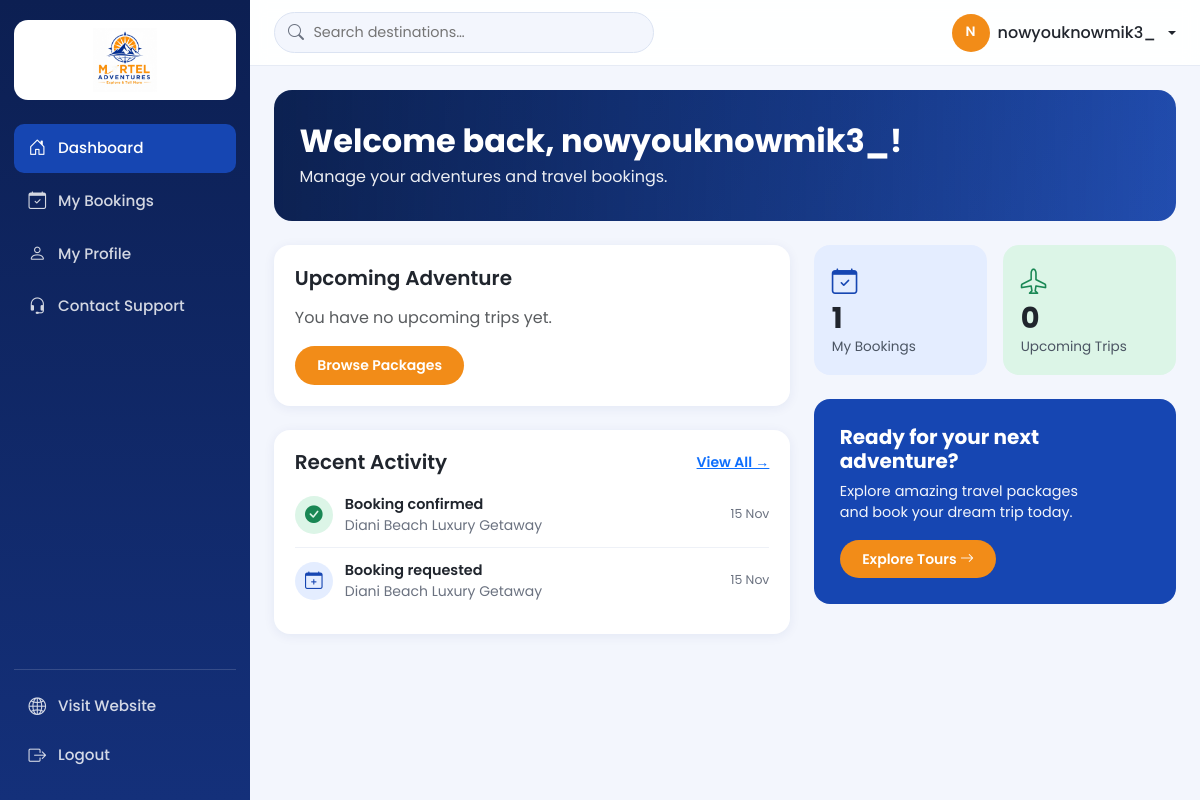
The page /accounts/dashboard/ (signed in) on the database its author committed.
### apps/tours/models.py (models this page shows, shortened)
class Package(models.Model):
    title = models.CharField(max_length=150)
    slug = models.SlugField(unique=True)
    destination = models.ForeignKey(Destination, on_delete=models.CASCADE, related_name='packages')
    service = models.ForeignKey(Service, on_delete=models.SET_NULL, null=True, blank=True)
    description = models.TextField()
    duration_days = models.PositiveIntegerField(default=1)
    price = models.DecimalField(max_digits=10, decimal_places=2, help_text='Price per person (KES)')
    slots_available = models.PositiveIntegerField(default=0)
    is_available = models.BooleanField(default=True)
    is_featured = models.BooleanField(default=False)
    cover_image = models.ImageField(upload_to='packages/')

### apps/bookings/models.py (models this page shows, shortened)
class Booking(models.Model):
    STATUS_CHOICES = [
        ('pending', 'Pending'),
        ('confirmed', 'Confirmed'),
        ('cancelled', 'Cancelled'),
        ('completed', 'Completed'),
    ]
    reference = models.CharField(max_length=12, unique=True, editable=False, blank=True)
    user = models.ForeignKey(settings.AUTH_USER_MODEL, null=True, blank=True,
                             on_delete=models.SET_NULL, related_name='bookings')
    package = models.ForeignKey('tours.Package', null=True, blank=True,
                                on_delete=models.SET_NULL, related_name='bookings')
    service = models.ForeignKey('tours.Service', null=True, blank=True, on_delete=models.SET_NULL)
    full_name = models.CharField(max_length=100)
    phone = models.CharField(max_length=30)
    email = models.EmailField(blank=True)
    travel_date = models.DateField()
    travelers = models.PositiveIntegerField(default=1)
    special_requests = models.TextField(blank=True)
    total_price = models.DecimalField(max_digits=12, decimal_places=2, null=True, blank=True,
                                      help_text='Estimated total (KES). You can adjust it after agreeing a final price.')
    status = models.CharField(max_length=10, choices=STATUS_CHOICES, default='pending')
    confirmed_at = models.DateTimeField(null=True, blank=True, editable=False)
    created_at = models.DateTimeField(auto_now_add=True)
    updated_at = models.DateTimeField(auto_now=True)
    class Meta:
        ordering = ['-created_at']
    @property
    def display_title(self):
        if self.package:
            return self.package.title
        if self.service:
            return self.service.name
        return 'Custom booking'

### apps/accounts/views.py (the view)
# urls.py: path('dashboard/', views.dashboard, name='dashboard'),
@login_required
def dashboard(request):
    today = timezone.localdate()
    bookings = request.user.bookings.select_related('package__destination', 'service')
    upcoming = bookings.filter(travel_date__gte=today, status__in=['pending', 'confirmed']).order_by('travel_date')
    activity = []
    for b in bookings[:10]:
        url = reverse('accounts:booking_detail', args=[b.reference])
        activity.append({'icon': 'bi-calendar-plus', 'tone': 'blue', 'title': 'Booking requested',
                         'detail': b.display_title, 'when': b.created_at, 'url': url})
        if b.status == 'confirmed':
            activity.append({'icon': 'bi-check-circle-fill', 'tone': 'green', 'title': 'Booking confirmed',
                             'detail': b.display_title, 'when': b.confirmed_at or b.updated_at, 'url': url})
    payments = (Payment.objects.filter(booking__user=request.user, status='completed')
                .select_related('booking__package', 'booking__service')[:5])
    for p in payments:
        activity.append({'icon': 'bi-cash-coin', 'tone': 'orange',
                         'title': f'Payment received · KES {p.amount:,.0f}',
                         'detail': p.booking.display_title, 'when': p.paid_at,
                         'url': reverse('accounts:booking_detail', args=[p.booking.reference])})
    activity.sort(key=lambda a: a['when'], reverse=True)
    return render(request, 'accounts/dashboard.html', {
        'next_booking': upcoming.first(),
        'total': bookings.count(),
        'upcoming_count': upcoming.count(),
        'activity': activity[:5],
    })

### apps/core/context_processors.py (called while the page is built)
def site_info(request):
    return {
        'SITE': {
            'name': 'MORTEL ADVENTURES',
            'tagline': 'explore & tell more',
            'about': 'Your gateway to thrilling travel experiences, breathtaking destinations and unforgettable memories.',
            'phone1': '0791818170',
            'phone2': '0711191480',
            'email': 'morteladventures@gmail.com',
            'whatsapp': '254793079569',
            'address': '50504-00100',
            'hours': 'Mon–Sat: 8:00 AM – 6:00 PM',
            'map_query': 'Imara Daima, Nairobi, Kenya',
            'facebook': '#', 'instagram': '#', 'tiktok': '#',
            'payment_info': 'Send Money 0793079569',
        },
        'footer_services': Service.objects.filter(is_active=True)[:5],
    }

### apps/accounts/templates/accounts/dashboard.html (shortened to what this page needs)
{% extends 'account_base.html' %}
{% block account_content %}
<section class="welcome-banner">
  <h1>Welcome back, {{ user.first_name|default:user.username }}!</h1>
  <p>Manage your adventures and travel bookings.</p>
</section>
<div class="row g-4">
  <div class="col-xl-7">
    <div class="acct-card">
      <div class="d-flex justify-content-between align-items-center mb-3">
        <h5 class="acct-card-title mb-0">Upcoming Adventure</h5>
      </div>
      {% if next_booking %}
      <div class="trip-card">
        <div class="trip-img">
          {% if next_booking.cover_image %}<img src="{{ next_booking.cover_image.url }}" alt="{{ next_booking.display_title }}">{% else %}<i class="bi bi-compass"></i>{% endif %}
        </div>
        <div class="trip-info">
          <h4>{{ next_booking.display_title }}</h4>
          <ul class="trip-meta">
            {% if next_booking.package %}
            <li><i class="bi bi-geo-alt-fill"></i> {{ next_booking.package.destination.name }} · {{ next_booking.package.duration_days }} day{{ next_booking.package.duration_days|pluralize }}</li>
            {% endif %}
            <li><i class="bi bi-calendar-event"></i> Travel date: <strong>{{ next_booking.travel_date|date:"j F Y" }}</strong></li>
            <li><i class="bi bi-people"></i> {{ next_booking.travelers }} traveler{{ next_booking.travelers|pluralize }}</li>
          </ul>
          <a href="{% url 'accounts:booking_detail' next_booking.reference %}" class="btn btn-blue btn-sm">View Booking <i class="bi bi-arrow-right"></i></a>
        </div>
      </div>
      {% else %}
      <p class="text-muted mb-3">You have no upcoming trips yet.</p>
      <a href="{% url 'tours:packages' %}" class="btn btn-brand btn-sm">Browse Packages</a>
      {% endif %}
    </div>
    <div class="acct-card mt-4">
      <div class="d-flex justify-content-between align-items-center mb-2">
        <h5 class="acct-card-title mb-0">Recent Activity</h5>
        {% if total %}<a href="{% url 'accounts:bookings' %}" class="small fw-semibold">View All →</a>{% endif %}
      </div>
      {% for a in activity %}
      <a href="{{ a.url }}" class="activity-item">
        <span class="activity-icon tone-{{ a.tone }}"><i class="bi {{ a.icon }}"></i></span>
        <span class="activity-text"><strong>{{ a.title }}</strong><small>{{ a.detail }}</small></span>
        <span class="activity-time">{{ a.when|date:"j M" }}</span>
      </a>
      {% empty %}
      <p class="text-muted small mb-0">Your booking updates and payments will appear here.</p>
      {% endfor %}
    </div>
  </div>
  <div class="col-xl-5">
    <div class="row g-3 mb-4">
      <div class="col-6"><a href="{% url 'accounts:bookings' %}" class="stat-tile stat-blue"><i class="bi bi-calendar-check"></i><strong>{{ total }}</strong><span>My Bookings</span></a></div>
      <div class="col-6"><a href="{% url 'accounts:bookings' %}" class="stat-tile stat-green"><i class="bi bi-airplane"></i><strong>{{ upcoming_count }}</strong><span>Upcoming Trips</span></a></div>
    </div>
    <div class="cta-tile">
      <h5>Ready for your next adventure?</h5>
      <p>Explore amazing travel packages and book your dream trip today.</p>
      <a href="{% url 'tours:packages' %}" class="btn btn-brand btn-sm">Explore Tours <i class="bi bi-arrow-right"></i></a>
    </div>
  </div>
</div>
{% endblock %}

### templates/account_base.html (shortened to what this page needs)
{% load static %}
<!DOCTYPE html>
<html lang="en">
<head>
  <link href="https://cdn.jsdelivr.net/npm/bootstrap@5.3.3/dist/css/bootstrap.min.css" rel="stylesheet">
  <link href="https://cdn.jsdelivr.net/npm/bootstrap-icons@1.11.3/font/bootstrap-icons.min.css" rel="stylesheet">
  <link rel="stylesheet" href="{% static 'css/style.css' %}">
</head>
<body class="acct-body">
<aside class="acct-sidebar d-none d-lg-flex">
  <a href="{% url 'core:home' %}" class="acct-logo" aria-label="MORTEL ADVENTURES home">
    <img src="{% static 'images/logo.jpeg' %}" alt="MORTEL ADVENTURES">
  </a>
  {% include 'partials/_account_nav.html' %}
</aside>
<div class="acct-main">
  <header class="acct-topbar">
    <form class="acct-search d-none d-md-flex" action="{% url 'tours:packages' %}" method="get" role="search">
      <i class="bi bi-search"></i>
      <input type="search" name="q" placeholder="Search destinations…" aria-label="Search destinations">
    </form>
    <div class="dropdown ms-auto">
      <a class="account-toggle dropdown-toggle" href="#" role="button" data-bs-toggle="dropdown" aria-expanded="false">
        {% include 'partials/_avatar.html' %}
        <span class="d-none d-sm-inline">{{ user.get_full_name|default:user.username }}</span>
      </a>
    </div>
  </header>
  <main class="acct-content">
    {% block account_content %}{% endblock %}
  </main>
</div>
</body>
</html>

### templates/partials/_avatar.html
<span class="avatar {{ extra_class }}">
  {% if user.profile.photo %}<img src="{{ user.profile.photo.url }}" alt="">{% else %}{% if user.first_name %}{{ user.first_name|slice:":1"|upper }}{{ user.last_name|slice:":1"|upper }}{% else %}{{ user.username|slice:":1"|upper }}{% endif %}{% endif %}
</span>

### static/css/style.css (style rules this page uses)
img { max-width: 100% }
:root { --orange:#F28C18; --blue:#1646B2; --charcoal:#20252D; --soft:#f3f6fd; }
body { font-family:'Poppins',sans-serif; color:var(--charcoal); }
.btn-brand { background:var(--orange); color:#fff; border:0; border-radius:50px; padding:.55rem 1.4rem; font-weight:600; }
.avatar { display: inline-grid; place-items: center; width: 38px; height: 38px; border-radius: 50%; background: var(--orange); color: #fff; font-weight: 600; font-size: .85rem; overflow: hidden; flex-shrink: 0; }
.account-toggle { display: inline-flex; align-items: center; gap: .5rem; color: var(--charcoal); font-weight: 500; text-decoration: none; }
.acct-body { background: #f3f6fd; min-height: 100vh; font-family: 'Poppins', sans-serif; color: var(--charcoal); }
.acct-sidebar { position: fixed; top: 0; bottom: 0; left: 0; width: 250px; z-index: 100; flex-direction: column; padding: 20px 14px; background: linear-gradient(180deg, #0c1f52 0%, #14307a 100%); }
.acct-logo { display: block; background: #fff; border-radius: 14px; padding: 8px; margin-bottom: 24px; text-align: center; }
.acct-logo img { height: 64px; width: auto; max-width: 100%; }
.acct-main { min-height: 100vh; }
@media (min-width: 992px) { .acct-main { margin-left: 250px; } }
.acct-topbar { position: sticky; top: 0; z-index: 90; display: flex; align-items: center; gap: 16px; padding: 12px 24px; background: rgba(255,255,255,.92); backdrop-filter: blur(8px); border-bottom: 1px solid #e6ebf5; }
.acct-search { position: relative; flex: 0 1 380px; }
.acct-search i { position: absolute; left: 14px; top: 50%; transform: translateY(-50%); color: #6b7280; }
.acct-search input { width: 100%; padding: .55rem 1rem .55rem 2.4rem; border: 1px solid #dbe3f2; border-radius: 50px; background: var(--soft); font-size: .9rem; }
.acct-content { padding: 24px; }
.acct-card { background: #fff; border-radius: 16px; padding: 1.3rem; box-shadow: 0 2px 12px rgba(20,48,122,.07); }
.acct-card-title { font-weight: 600; }
.welcome-banner { border-radius: 18px; padding: 2rem 1.6rem; margin-bottom: 1.5rem; color: #fff; background: linear-gradient(90deg, rgba(10,25,60,.82), rgba(10,25,60,.25)), url('../images/hero.jpg') center / cover no-repeat, linear-gradient(135deg, var(--blue), #2a5fd6); }
.welcome-banner h1 { font-size: clamp(1.4rem, 3.5vw, 2rem); font-weight: 700; margin: 0 0 .3rem; }
.welcome-banner p { margin: 0; opacity: .92; }
.stat-tile { display: flex; flex-direction: column; gap: 2px; height: 100%; padding: 1.1rem; border-radius: 16px; text-decoration: none; color: var(--charcoal); }
.stat-tile i { font-size: 1.6rem; }
.stat-tile strong { font-size: 1.8rem; line-height: 1.1; }
.stat-tile span { font-size: .85rem; color: #4b5563; }
.stat-blue { background: #e4edff; }
.stat-blue i { color: var(--blue); }
.stat-green { background: #dcf5e7; }
.stat-green i { color: #198754; }
.cta-tile { border-radius: 16px; padding: 1.6rem; color: #fff; background: linear-gradient(90deg, rgba(22,70,178,.92), rgba(22,70,178,.35)), url('../images/cta.jpg') center / cover no-repeat, var(--blue); }
.cta-tile h5 { font-weight: 700; }
.cta-tile p { max-width: 260px; font-size: .9rem; opacity: .95; }
.activity-item { display: flex; align-items: center; gap: 12px; padding: .7rem 0; border-bottom: 1px solid #eef1f7; text-decoration: none; color: inherit; }
.activity-item:last-child { border-bottom: 0; }
.activity-icon { flex: 0 0 38px; height: 38px; border-radius: 50%; display: grid; place-items: center; font-size: 1.1rem; }
.tone-blue { background: #e4edff; color: var(--blue); }
.tone-green { background: #dcf5e7; color: #198754; }
.activity-text { flex: 1; min-width: 0; display: flex; flex-direction: column; }
.activity-text strong { font-size: .9rem; font-weight: 600; }
.activity-text small { color: #6b7280; overflow: hidden; text-overflow: ellipsis; white-space: nowrap; }
.activity-time { font-size: .78rem; color: #6b7280; white-space: nowrap; }

### rows shown on the page
Package: detail "Diani Beach Luxury Getaway" "Diani Beach Luxury Getaway"
Booking: when "15 Nov" "15 Nov"

### other values the page prints
{{ user.username|slice:":1"|upper }} "N"
{{ user.get_full_name|default:user.username }} "nowyouknowmik3_"
{{ user.first_name|default:user.username }} "nowyouknowmik3_"
{{ a.title }} "Booking confirmed" "Booking requested"
{{ total }} "1"
{{ upcoming_count }} "0"
